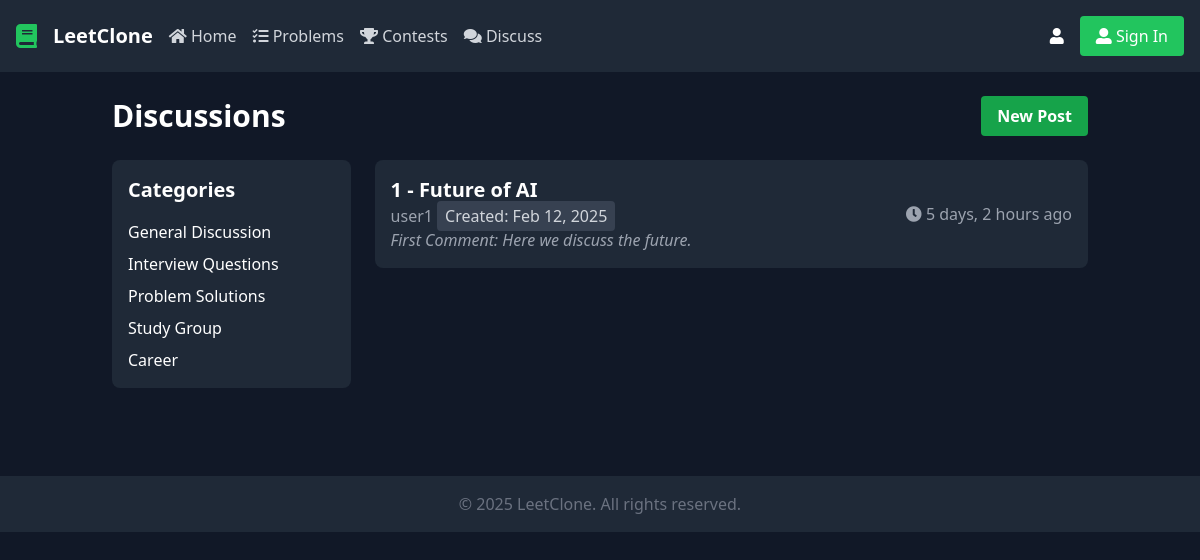
Page /users/discuss/ on the earlier database version.
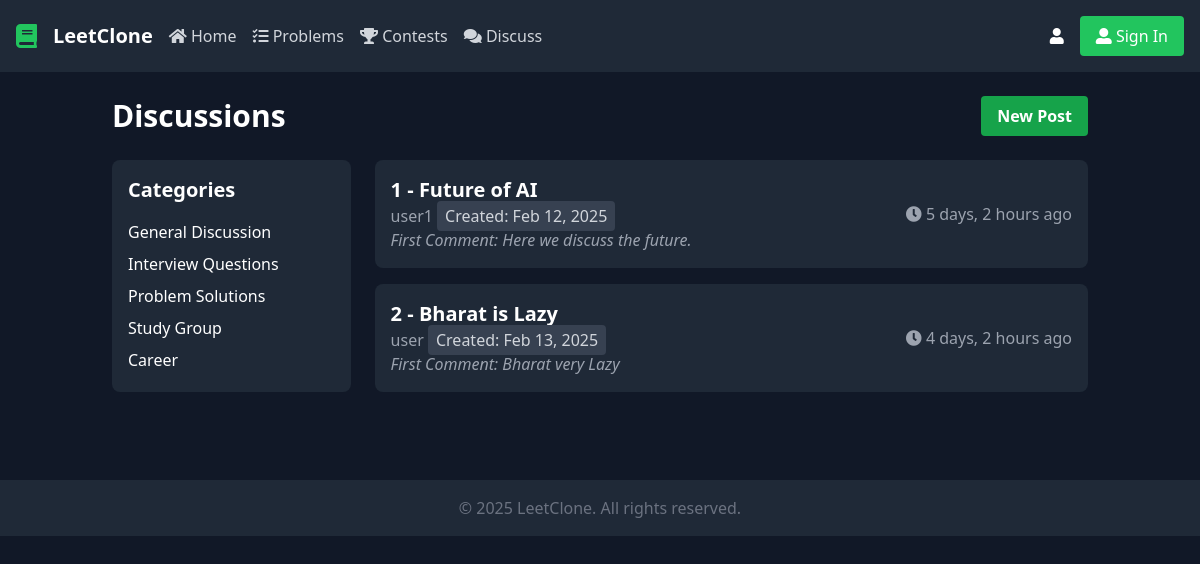
Same page on the later database version.
### discussionform/models.py (models this page shows, shortened)
class Room(models.Model):
    topic = models.CharField(max_length=255)
    topic_id = models.AutoField(primary_key=True)
    author = models.ForeignKey(User, on_delete=models.CASCADE, related_name='rooms')
    bio = models.TextField(blank=True, null=True)
    created_at = models.DateTimeField(auto_now_add=True)
    first_comment = models.TextField()
    updated_at = models.DateTimeField(auto_now=True)

### users/views.py (the view)
# urls.py: path('discuss/',discuss,name='discuss'),
def discuss(request):
    rooms=Room.objects.all()
    context={'rooms':rooms}
    return render(request,'discuss.html',context)

### templates/discuss.html
{% extends 'base.html' %}
{% load crispy_forms_tags %}
{% block content %}
    <div class="container mx-auto p-6">
        <div class="flex justify-between items-center mb-6">
            <h1 class="text-3xl font-bold">Discussions</h1>
            <a href="{% url 'Room_form' %}" class="bg-green-600 hover:bg-green-700 text-white font-bold py-2 px-4 rounded">New Post</a>
        </div>
        <div class="flex flex-col md:flex-row space-y-6 md:space-y-0 md:space-x-6">
            <div class="md:w-1/4 bg-gray-800 p-4 rounded-lg">
                <h2 class="text-xl font-bold mb-4">Categories</h2>
                <ul class="space-y-2">
                    <li><a class="hover:text-gray-400" href="#">General Discussion</a></li>
                    <li><a class="hover:text-gray-400" href="#">Interview Questions</a></li>
                    <li><a class="hover:text-gray-400" href="#">Problem Solutions</a></li>
                    <li><a class="hover:text-gray-400" href="#">Study Group</a></li>
                    <li><a class="hover:text-gray-400" href="#">Career</a></li>
                </ul>
            </div>
            <div class="md:w-3/4 space-y-4">
                {% for room in rooms %}
                <div class="bg-gray-800 p-4 rounded-lg flex flex-col md:flex-row justify-between items-start md:items-center">
                    <div>
                        <a href="{% url 'Room' room.topic_id %}" class="text-xl font-bold">{{ room.topic_id }} - {{ room.topic }}</a>
                        <p class="text-gray-400">{{ room.author.username }}
                            <span class="bg-gray-700 text-gray-300 py-1 px-2 rounded">
                                Created: {{ room.created_at|date:"M d, Y" }}
                            </span>
                        </p>
                        <p class="text-gray-400 italic">First Comment: {{ room.first_comment|truncatewords:15 }}</p>
                    </div>
                    <div class="flex space-x-4 text-gray-400 mt-4 md:mt-0">
                        <span><i class="fas fa-clock"></i> {{ room.created_at|timesince }} ago</span>
                    </div>
                </div>
                {% endfor %}
            </div>
        </div>
    </div>
{% endblock %}

### templates/base.html (shortened to what this page needs)
{% load static %}
<!DOCTYPE html>
<html lang="en">
<head>
    <script src="https://cdn.tailwindcss.com"></script>
    <link href="https://cdnjs.cloudflare.com/ajax/libs/font-awesome/5.15.3/css/all.min.css" rel="stylesheet"/>
</head>
<body class="bg-gray-900 text-white">
    <nav class="bg-gray-800 p-4 flex justify-between items-center">
        <div class="flex items-center space-x-4">
            <i class="fas fa-book text-green-500 text-2xl"></i>
            <span class="ml-2 text-xl font-bold">LeetClone</span>
            <a href="{% url 'homepage' %}" class="text-gray-300 hover:text-white">
                <i class="fas fa-home">
                </i>
                Home</a>
            <a href="{% url 'problem_list' %}" class="text-gray-300 hover:text-white">
                <i class="fas fa-tasks">
                </i>
                Problems</a>
            <a href="{% url 'contests' %}" class="text-gray-300 hover:text-white">
                <i class="fas fa-trophy">
                </i>
                Contests</a>
            <a href="{% url 'discuss' %}" class="text-gray-300 hover:text-white">
                <i class="fas fa-comments">
                </i>
                Discuss</a>
        </div>
        <div class="flex items-center space-x-4">
            <a href="{% url 'profile' %}" >
             <i class="fas fa-user">
             </i>
            </a>
            <a href="{% url 'login' %}" class="bg-green-500 text-white px-4 py-2 rounded">
                <i class="fas fa-user-alt"></i>
             Sign In
            </a>
           </div>
    </nav>
    <div>
    {% block content %}
    {% endblock %}
</div>
<footer class="bg-gray-800 text-center py-4 mt-16">
    <p class="text-gray-500">
     © 2025 LeetClone. All rights reserved.
    </p>
   </footer>
  </body>
 </html>

Differences in the rows shown:
added Room: topic_id "2", topic "Bharat is Lazy", author.username "user", created_at "Feb 13, 2025", first_comment "Bharat very Lazy", created_at "4 days, 2 hours"
